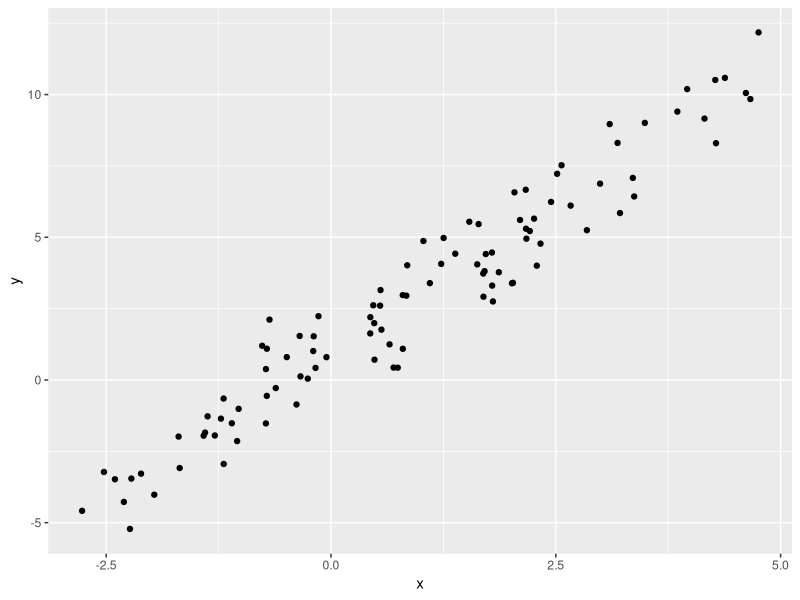

The R source for this figure:
## ---- chunk 1
library(tidyverse)
## ---- chunk 2
df = tibble(
  x = rnorm(100, mean = 1, sd = 2),
  y = 1 + 2*x +rnorm(100)
)
## ---- chunk 3
df |> 
ggplot(aes(x = x, y = y)) +
  geom_point()
